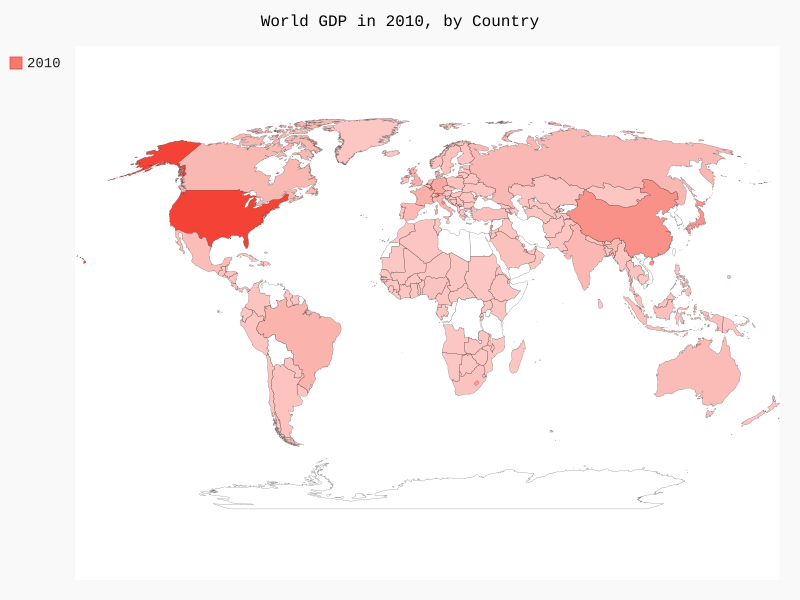

The script that drew this image:
import json
import pygal
from pygal_maps_world.i18n import COUNTRIES

def get_country_code(country_name):
    """Return the Pygal 2-digit country code for the given country."""
    for code, name in COUNTRIES.items():
        if name == country_name:
            return code
    # If the country wasn't found, return None.
    return None


# Load the data into a list.
filename = 'gdp_json.json'
with open(filename) as f:
    gdp_json = json.load(f)

# Build a dictionary of population data.
#World GDP in 2010, by Country
cc_gdp={}
for gdp_dict in gdp_json:
    if gdp_dict['Year'] == 2010:
        country_name = gdp_dict['Country Name']
        gdp = int(float(gdp_dict['Value']))
        code = get_country_code(country_name)
        if code:
            cc_gdp[code] = gdp
        else:
            print('error - ' + country_name)
wm = pygal.maps.world.World()
wm.title = 'World GDP in 2010, by Country'
wm.add('2010', cc_gdp) 
wm.render_to_file('world_gdp.svg')


# Group the countries into 3 gdp levels.
cc_gdp_1, cc_gdp_2, cc_gdp_3 = {}, {}, {}
for code, gdp in cc_gdp.items():
    if gdp > 10000000000:
        cc_gdp_1[code] = gdp
    elif gdp > 5000000000:
        cc_gdp_2[code] = gdp
    else:
        cc_gdp_3[code] = gdp

wm = pygal.maps.world.World()
wm.title = 'World GDP in 2010, by Country'
wm.add('>10bn', cc_gdp_1)
wm.add('5bn-10bn', cc_gdp_2)
wm.add('0-5bn', cc_gdp_3)
wm.render_to_file('world_gdp_group.svg')
